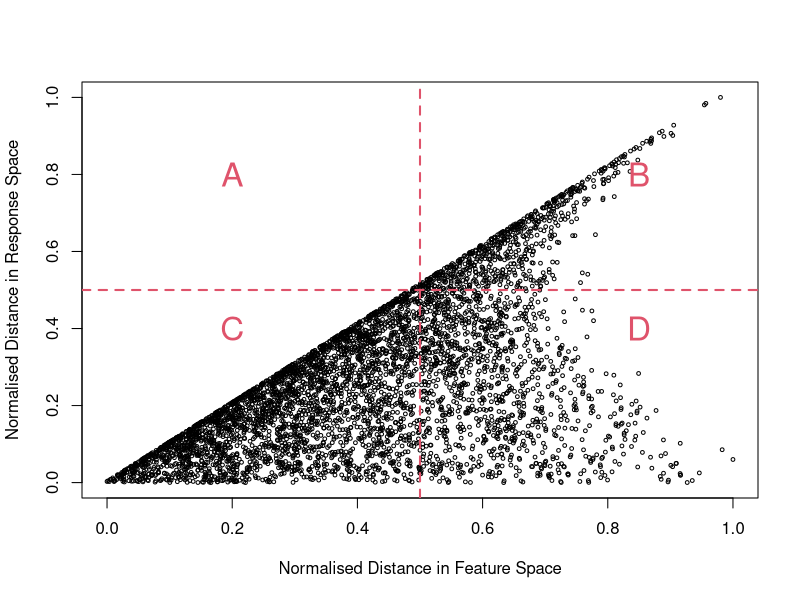

Reproduce this figure in R.
######################################################################################
# Example to produce plot of:
# Relative distance in Feature Space (x) versus Relative Distance in Response space (y)
#######################################################################################
#
# Assume we are given a table with a single response variable
# Want to make a table with the (x) and (y) values as 2 columns
# 
# IN: d - the dataframe or matrix 
#     response.var - the number of the column used as the response variable. 
#     Defaults to last column of the dataframe 
# OP: Calculates the normalised distance between each pair of data items in 
#     explanatory space and the distance between their response variables. 
# OUT: Data frame with 2 columns, the distance in feature space (x), and 
#      distance in response space (y)
########################################################################################
dist.table <- function(d, response.var = ncol(d))  
{
  d <- scale(d) # scale data
	d.dist <- dist(d[,-response.var])  # distance all X values	
	d.resp <- dist(d[,response.var])
	
	d.dist <- (d.dist-min(d.dist))/(max(d.dist)-min(d.dist))
	d.resp <- (d.resp-min(d.resp))/(max(d.resp)-min(d.resp))
	
	data.frame(cbind(d.dist,d.resp))
}
###################################################################
# plot.dist.table
# IN: d -- the distance table created from function dist.table(...)
# OP: Plot points in d with quadrants
####################################################################
plot.dist.table <- function(d)
{
  plot(x=d$d.dist, y = d$d.resp,xlab="Normalised Distance in Feature Space",
       ylab="Normalised Distance in Response Space",cex=0.5)
  abline(h=0.5,lty=2,lwd=2,col=2)
  abline(v=0.5,lty=2,lwd=2,col=2)
  text(x=0.2,y=0.8,"A",cex=2,col=2)
  text(x=0.85,y=0.4,"D",cex=2,col=2)
  text(x=0.2,y=0.4,"C",cex=2,col=2)
  text(x=0.85,y=0.8,"B",cex=2,col=2)  
}
#
# Example with simple linear response, random X1 and X2 but no noise for response
##################################
# Start by making some data
X1 <- runif(100)
X2 <- runif(100)
Y <- (X1 + X2)
#
ex1 <- data.frame(cbind(X1,X2,Y))  # Make a table with 3 columns.  The response
                                   # (dependent) variable is column 3. 
##################################
#
# Now construct the distance table
d <- dist.table(ex1, response.var = 3)

# and plot it!
plot.dist.table(d)